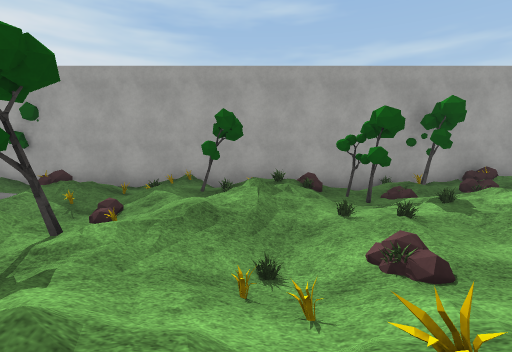
view 1 (above)

24 first-person views from a walk through a scene from a Unity 3-D project. The camera is 1.4 m above the floor, tilts 6° down and sees 85° across. The floor is counted in squares, 2 m on a side. Each view is taken from the middle of a square. On the plan, view 1 faces up. The plan holds only what a view shows up to about 9 squares ahead; the rest is blank. The place goes on beyond the plan. The player is left out. Some surface patterns are stand-ins.

view 2
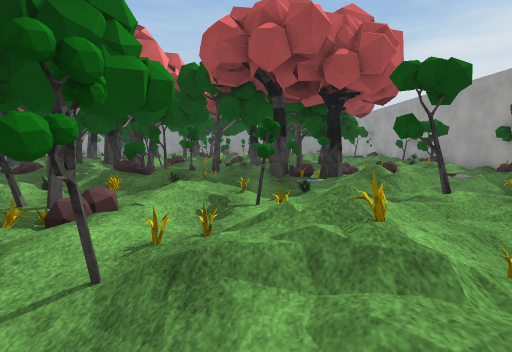

view 3
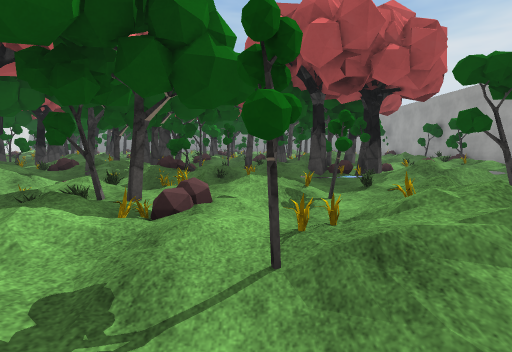

view 4
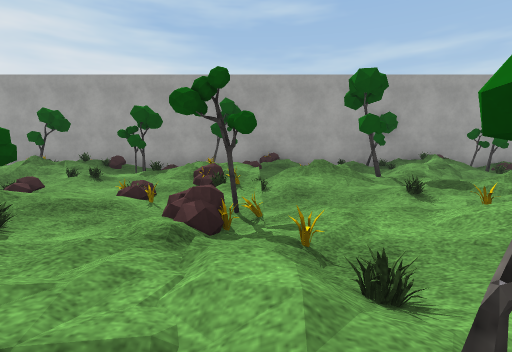

view 5
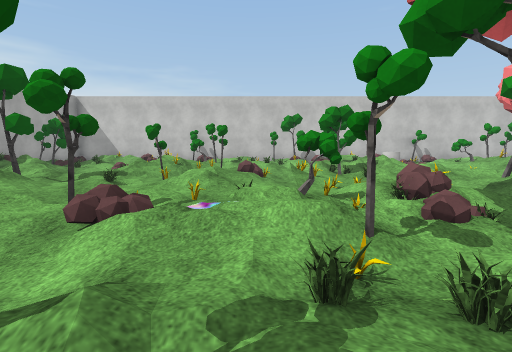

view 6
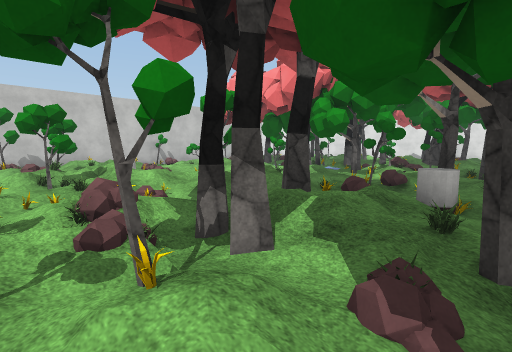

view 7
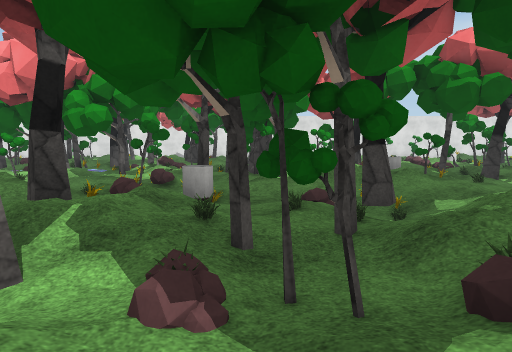

view 8
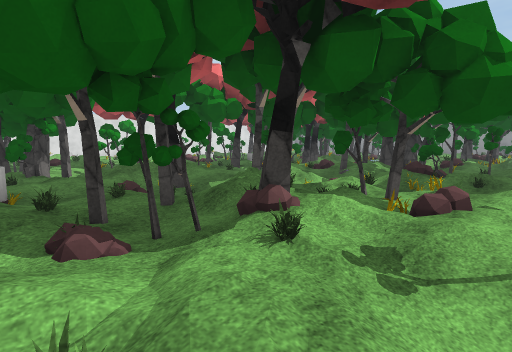

view 9
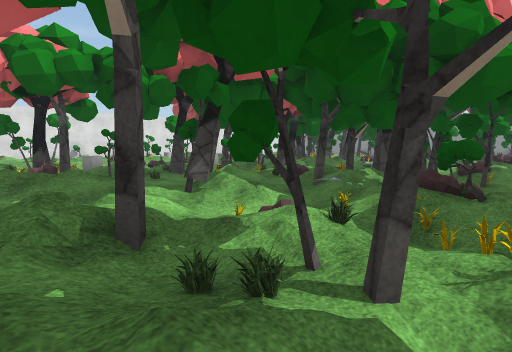

view 10
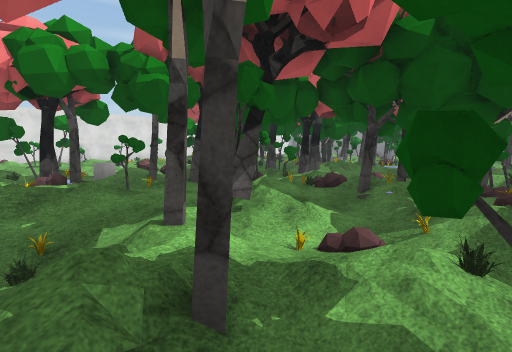

view 11
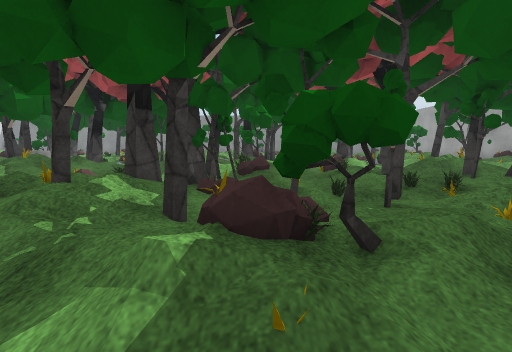

view 12
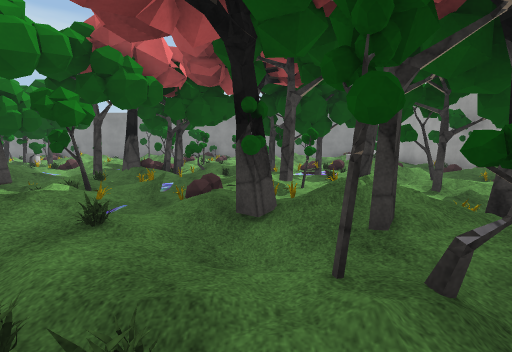

view 13
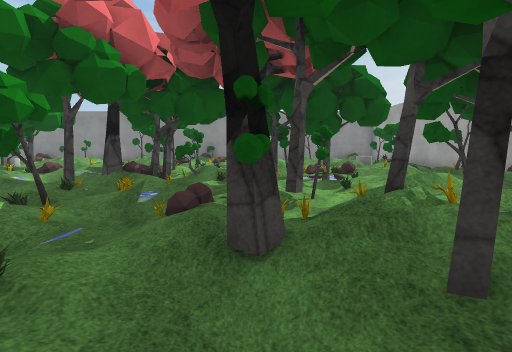

view 14
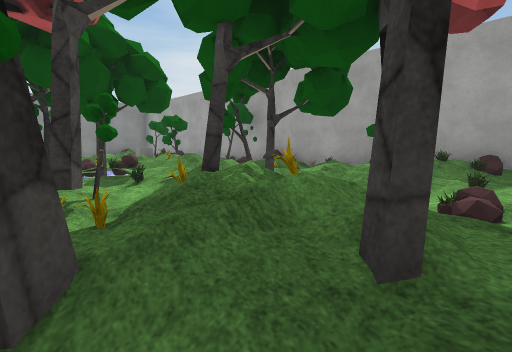

view 15
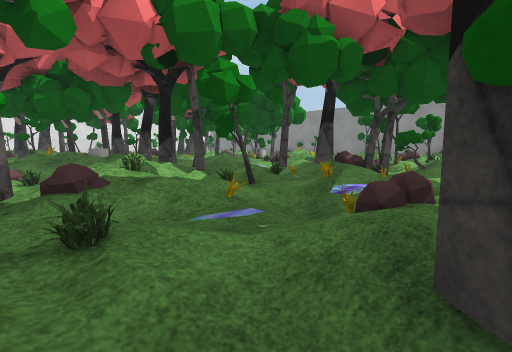

view 16
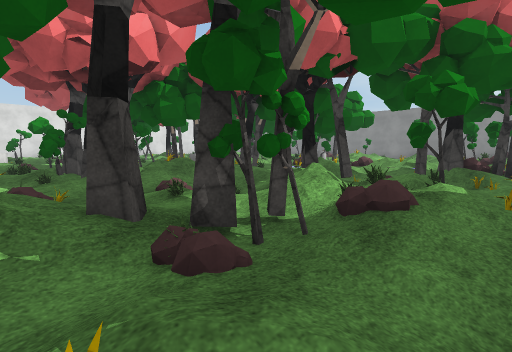

view 17
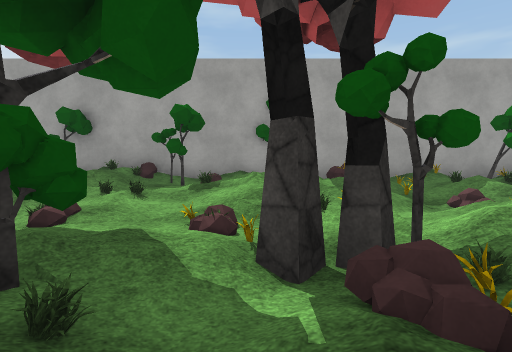

view 18
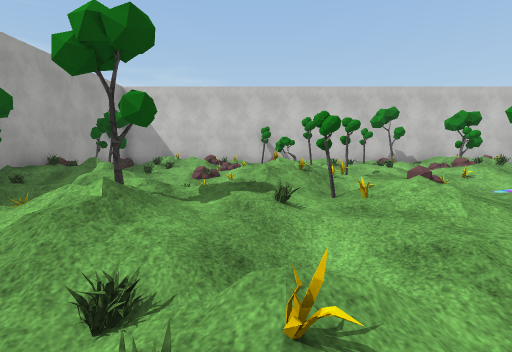

view 19
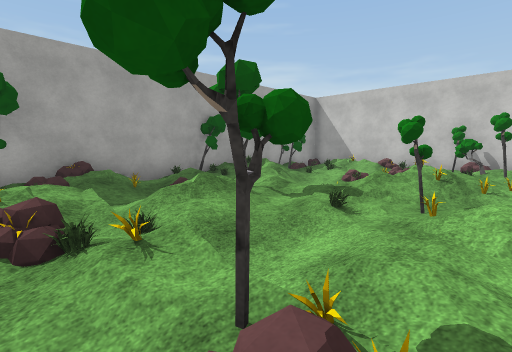

view 20
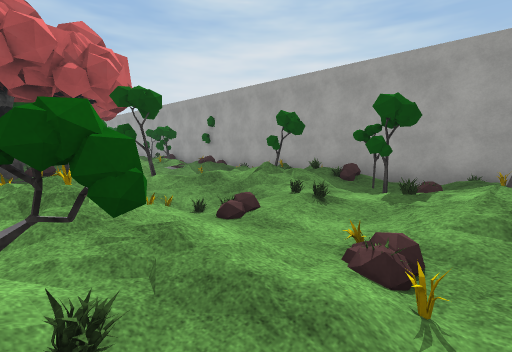

view 21
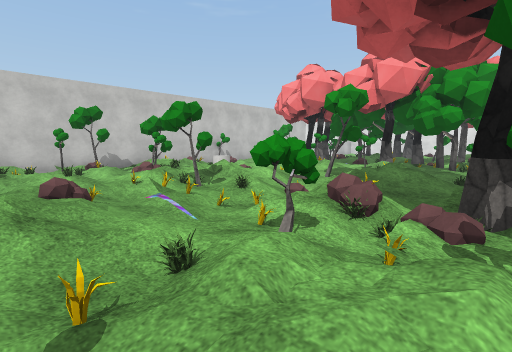

view 22
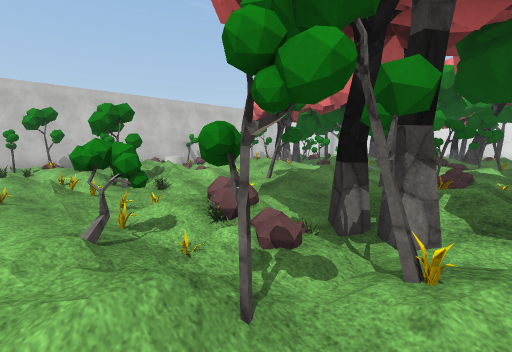

view 23
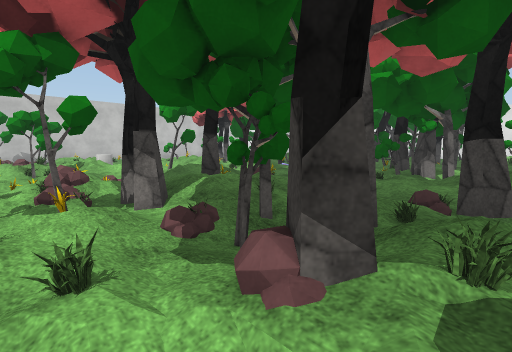

view 24
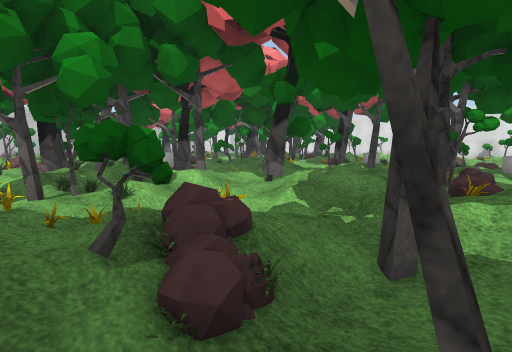

### Floor plan
Key: @ floor where view 1 was taken; # wall or solid block; x gap in a wall; . main floor; : floor 0.25 m higher than the main floor; - floor 0.25 m lower than the main floor; + floor 0.5 m higher than the main floor; _ floor 0.5 m lower than the main floor; / step, stairs or slope; = window, fence, low wall or low ledge; T thing the floor can be seen under or through; C cylinder; O other object.
Columns run from 16 left of view 1 to 15 right of it. Each row starts with its distance up from view 1.
  7  #############################
  6  #//// /-x./==##/##:#+=.:-: #
  5  //    /.+////////##   _.:+.:+
  4 C/ /// //.==-/////.#==::.._..:
  3 ////##/#//##//#////.#.+..-=:-#
  2 =#/-//##::##/ .//#-#.:-.:+=: =##
  1 .#//##=//#/#-.:///::-..=# # #
  0  /  #/.#/:://.#/@/.#/=x  ####
 -1  :/://=.///##/+//#///+.. =.=#
 -2 ###./=/.///##:##:/:/#//x=#=##
 -3 ###//#//://=#//#/##/##/-.#=#####
 -4 ///TT/ /##/#/#/####/x// /// #.
 -5 /=-//#//##x#/x/###./#////+
 -6 ///=#///.-/./#///x-/=-/#:
 -7 =# /.//=..==//////.TTT/ //=/
 -8     /#=x:.-#-//////.TT- ///:
 -9     #.####./###/ /#/:-: #
-10     ######C/ //#####+.//#
-11     #  # /./x C# x/##/x
-12        # /#x#/=## #///
-13          /    /.=
-14          /O    //

Positions as (right, up) in squares from view 1, and headings:
1: (0, 0), facing up
2: (2, 0), facing left
3: (2, -1), facing left
4: (5, -2), facing up
5: (2, -1), facing right
6: (2, -2), facing down-right
7: (2, -2), facing down
8: (3, -1), facing down-left
9: (0, -2), facing down-left
10: (0, -3), facing down-left
11: (-3, -3), facing left
12: (-6, 0), facing left
13: (-7, 0), facing left
14: (-8, 0), facing up-left
15: (-8, 0), facing down-left
16: (-6, -2), facing down-left
17: (-6, 0), facing up
18: (4, 2), facing right
19: (4, 0), facing up-right
20: (4, 0), facing up-left
21: (4, 0), facing down-right
22: (3, -1), facing down-right
23: (0, -2), facing down-right
24: (-6, -2), facing down-right
